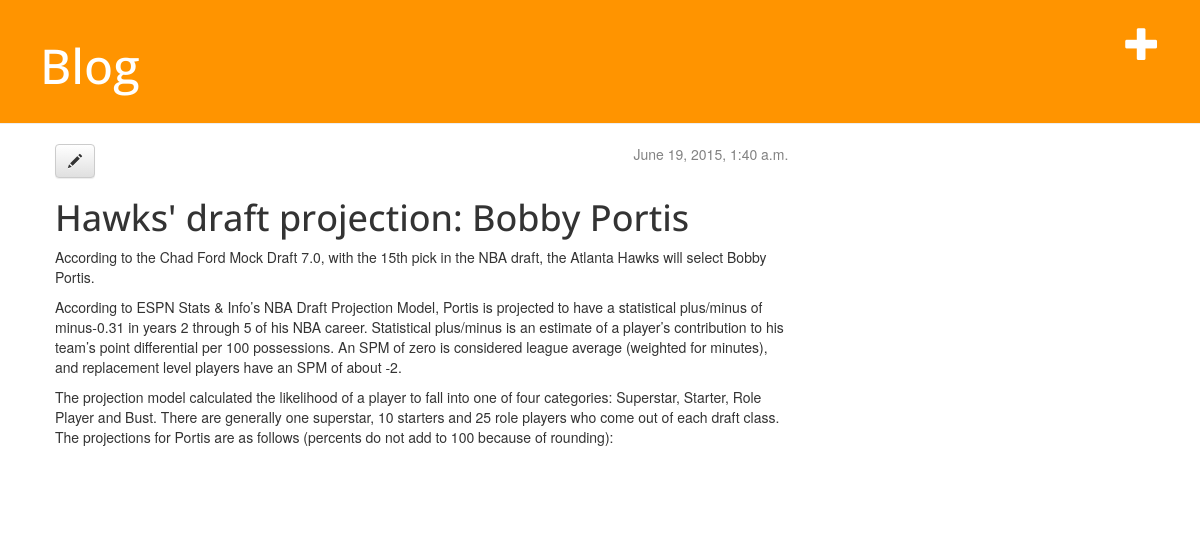
The app's page /post/1/ with its own data.
### blog/models.py (models this page shows, shortened)
class Post(models.Model):
    author = models.ForeignKey('auth.User')
    title = models.CharField(max_length=200)
    text = models.TextField()
    created_date = models.DateTimeField(default=timezone.now)
    published_date = models.DateTimeField(blank=True, null=True)

### blog/views.py (the view)
# urls.py: url(r'^post/(?P<pk>[0-9]+)/$', views.post_detail),
def post_detail(request, pk):
    post = get_object_or_404(Post, pk=pk)
    return render(request, 'blog/post_detail.html', {'post': post})

### blog/templates/blog/post_detail.html
{% extends "blog/base.html" %}
{% block content %}
    <div class="post">
        {% if post.published_date %}
            <div class="date">
                {{ post.published_date }}
            </div>
        {% endif %}
        <a class="btn btn-default" href="{% url "post_edit" pk=post.pk %}"><span class="glyphicon glyphicon-pencil"></span></a>
        <h1>{{ post.title }}</h1>
        <p>{{ post.text|linebreaks }}</p>
    </div>
{% endblock %}

### blog/static/css/blog.css (style rules this page uses)
h1, h2, h3, h4 { font-family: 'Open Sans', sans-serif; }
.date { float: right; color: #828282; }
.post { margin-bottom: 70px; }

### records on screen
Post: published_date "June 19, 2015, 1:40 a.m.", title "Hawks' draft projection: Bobby Portis", text "According to the Chad Ford Mock Draft 7.0, with the 15th pick in the NBA draft, the Atlanta Hawks will select Bobby Portis. According to ESPN Stats & Info’s NBA Draft Projection Model, Portis is projected to have a statistical plus/minus of minus-0.31 in years 2 through 5 of his NBA career. Statistical plus/minus is an estimate of a player’s contribution to his team’s point differential per 100 possessions. An SPM of zero is considered league average (weighted for minutes), and replacement level players have an SPM of about -2. The projection model calculated the likelihood of a player to fall into one of four categories: Superstar, Starter, Role Player and Bust. There are generally one…"
